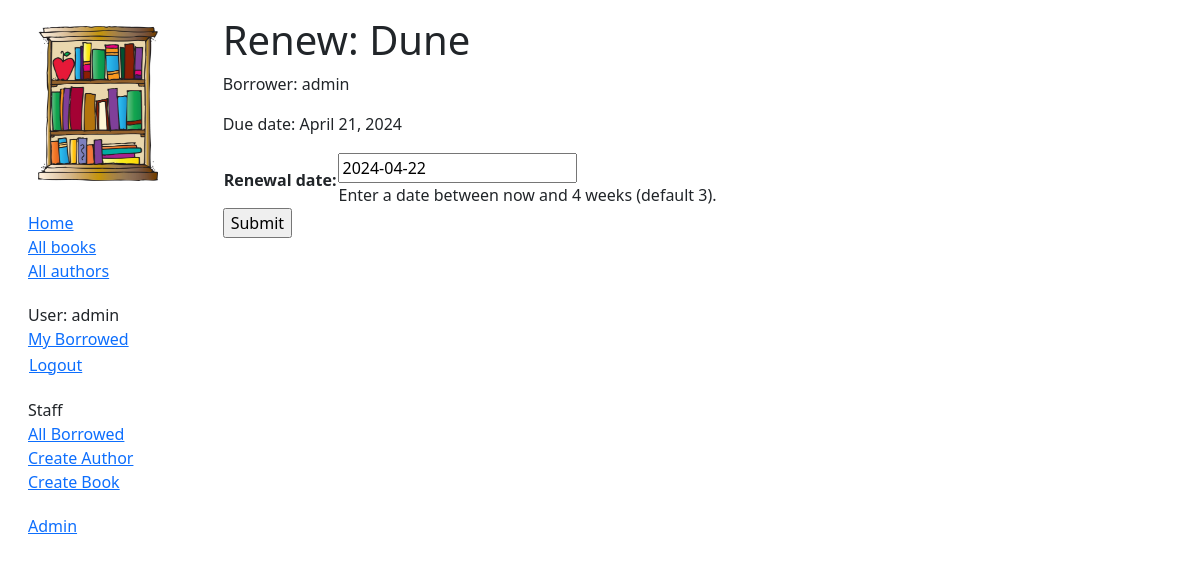
Page /catalog/book/6237d084-f4d6-42c8-90fa-27160a4831f6/renew/ (signed in) on the committed database.
### catalog/models.py (models this page shows, shortened)
class BookInstance(models.Model):
    id = models.UUIDField(primary_key=True, default=uuid.uuid4,
                          help_text="Unique ID for this particular book across whole library")
    book = models.ForeignKey('Book', on_delete=models.RESTRICT, null=True)
    imprint = models.CharField(max_length=200)
    due_back = models.DateField(null=True, blank=True)
    borrower = models.ForeignKey(
        settings.AUTH_USER_MODEL, on_delete=models.SET_NULL, null=True, blank=True)
    @property
    def is_overdue(self):
        return bool(self.due_back and date.today() > self.due_back)
    LOAN_STATUS = (
        ('d', 'Maintenance'),
        ('o', 'On loan'),
        ('a', 'Available'),
        ('r', 'Reserved'),
    )
    status = models.CharField(
        max_length=1,
        choices=LOAN_STATUS,
        blank=True,
        default='d',
        help_text='Book availability')
    class Meta:
        ordering = ['due_back']
        permissions = (("can_mark_returned", "Set book as returned"),)

class Book(models.Model):
    title = models.CharField(max_length=200)
    author = models.ForeignKey('Author', on_delete=models.RESTRICT, null=True)
    summary = models.TextField(
        max_length=1000, help_text="Enter a brief description of the book")
    isbn = models.CharField('ISBN', max_length=13,
                            unique=True,
                            help_text='13 Character <a href="https://www.isbn-international.org/content/what-isbn'
                                      '">ISBN number</a>')
    genre = models.ManyToManyField(
        Genre, help_text="Select a genre for this book")
    language = models.ForeignKey(
        'Language', on_delete=models.SET_NULL, null=True)
    class Meta:
        ordering = ['title', 'author']
    def display_genre(self):
        """Creates a string for the Genre. This is required to display genre in Admin."""
        return ', '.join([genre.name for genre in self.genre.all()[:3]])
    display_genre.short_description = 'Genre'

### catalog/views.py (the view)
# urls.py: path('book/<uuid:pk>/renew/', views.renew_book_librarian, name='renew-book-librarian'),
@login_required
@permission_required('catalog.can_mark_returned', raise_exception=True)
def renew_book_librarian(request, pk):
    book_instance = get_object_or_404(BookInstance, pk=pk)
    if request.method == 'POST':
        form = RenewBookForm(request.POST)
        if form.is_valid():
            book_instance.due_back = form.cleaned_data['renewal_date']
            book_instance.save()
            return HttpResponseRedirect(reverse('all-borrowed'))
    else:
        proposed_renewal_date = datetime.date.today() + datetime.timedelta(weeks=3)
        form = RenewBookForm(initial={'renewal_date': proposed_renewal_date})
    context = {
        'form': form,
        'book_instance': book_instance,
    }
    return render(request, 'catalog/book_renew_librarian.html', context)

### catalog/forms.py (shortened to what this page needs)
class RenewBookForm(forms.Form):
    renewal_date = forms.DateField(help_text="Enter a date between now and 4 weeks (default 3).")

### catalog/templates/catalog/book_renew_librarian.html (shortened to what this page needs)
{% extends "base_generic.html" %}
{% block content %}
  <h1>Renew: {{ book_instance.book.title }}</h1>
  <p>Borrower: {{ book_instance.borrower }}</p>
  <p {% if book_instance.is_overdue %} class="text-danger"{% endif %} >Due date: {{ book_instance.due_back }}</p>
  <form action="" method="post">
    <table>
    {{ form.as_table }}
    </table>
    <input type="submit" value="Submit">
  </form>
{% endblock %}

### catalog/templates/base_generic.html (shortened to what this page needs)
<!DOCTYPE html>
<html lang="en">
  <head>
    <link
      href="https://cdn.jsdelivr.net/npm/bootstrap@5.3.3/dist/css/bootstrap.min.css"
      rel="stylesheet"
    />
    {% load static %}
    <link rel="stylesheet" href="{% static 'css/styles.css' %}" />
  </head>
  <body>
    <div class="container-fluid">
      <div class="row p-3">
        <div class="col-sm-2">
          {% block sidebar %}
          <img
            src="{% static 'images/bookshelf_image.jpg' %}"
            alt="Puppy Picture"
            style="width: 140px; height: 175px; padding: 10px"
          />
          <ul class="sidebar-nav">
            <li>
              <a class="link-opacity-50-hover" href="{% url 'index' %}">Home</a>
            </li>
            <li>
              <a class="link-opacity-50-hover" href="{% url 'books' %}"
                >All books</a
              >
            </li>
            <li>
              <a class="link-opacity-50-hover" href="{% url 'authors' %}"
                >All authors</a
              >
            </li>
          </ul>
          <ul class="sidebar-nav">
            {% if user.is_authenticated %}
            <li>User: {{ user.get_username }}</li>
            <li>
              <a class="link-opacity-50-hover" href="{% url 'my-borrowed' %}"
                >My Borrowed</a
              >
            </li>
            <form
                id="logout-form"
                method="post"
                action="{% url 'logout' %}">
                <button type="submit" class="btn btn-link">Logout</button>
              </form>
            {% endif %}
          </ul>
          {% if user.is_staff %}
          <ul class="sidebar-nav">
            <li>Staff</li>
            <li>
              <a class="link-opacity-50-hover" href="{% url 'all-borrowed' %}"
                >All Borrowed</a
              >
            </li>
            {% if perms.catalog.add_author %}
            <li>
              <a class="link-opacity-50-hover" href="{% url 'author-create' %}"
                >Create Author</a
              >
            </li>
            {% endif %} {% if perms.catalog.add_book %}
            <li>
              <a class="link-opacity-50-hover" href="{% url 'book-create' %}"
                >Create Book</a
              >
            </li>
            {% endif %}
          </ul>
          {% endif %}
          <ul class="sidebar-nav">
            <li>
              <a class="link-opacity-50-hover" href="{% url 'admin:index' %}"
                >Admin</a
              >
            </li>
          </ul>
        {% endblock %}
        </div>
        <div class="col-auto">
          {% block content %} {% endblock %}
        </div>
      </div>
    </div>
  </body>
</html>

### catalog/static/css/styles.css (style rules this page uses)
.sidebar-nav { margin-top: 20px; padding: 0; list-style: none; }
#logout-form { display: inline; }
#logout-form button { padding: 0; margin: 0; }

### rows in the picture
BookInstance: book "Dune", borrower "admin", due_back "April 21, 2024"

### other values in the picture
{{ user.get_username }} "admin"
